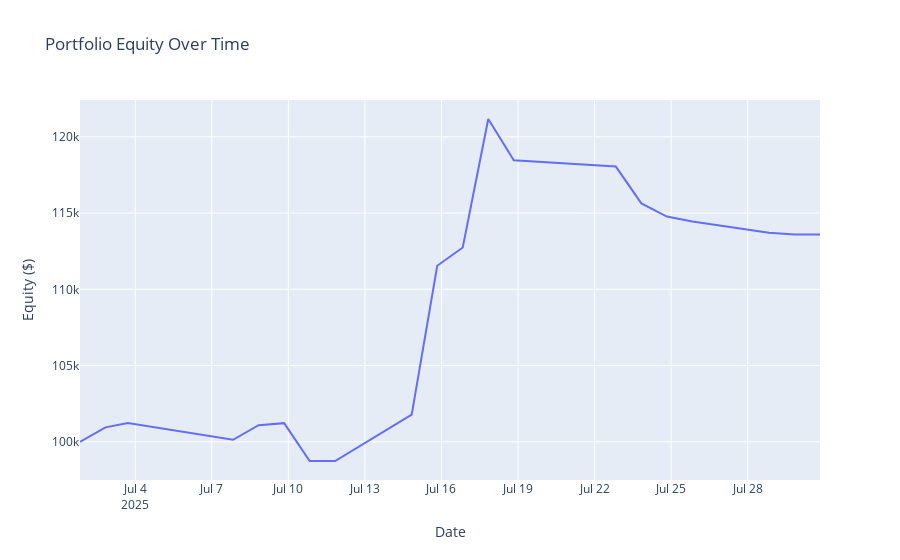

The notebook cell this image was saved under:
### Code cell
import plotly.express as px

fig = px.line(df, x='timestamp', y='equity', title='Portfolio Equity Over Time')
fig.update_layout(xaxis_title='Date', yaxis_title='Equity ($)')
fig.show()

### Figure 1 — Plotly figure (JSON) as saved in the notebook; plotly's stock layout.template omitted (floating-point values rounded to 4 significant figures)
{"data": [{"hovertemplate": "timestamp=%{x}<br>equity=%{y}<extra></extra>", "legendgroup": "", "line": {"color": "#636efa", "dash": "solid"}, "marker": {"symbol": "circle"}, "mode": "lines", "name": "", "orientation": "v", "showlegend": false, "type": "scatter", "x": ["2025-07-01T20:00:00-04:00", "2025-07-02T20:00:00-04:00", "2025-07-03T17:00:00-04:00", "2025-07-07T20:00:00-04:00", "2025-07-08T20:00:00-04:00", "2025-07-09T20:00:00-04:00", "2025-07-10T20:00:00-04:00", "2025-07-11T20:00:00-04:00", "2025-07-14T20:00:00-04:00", "2025-07-15T20:00:00-04:00", "2025-07-16T20:00:00-04:00", "2025-07-17T20:00:00-04:00", "2025-07-18T20:00:00-04:00", "2025-07-21T20:00:00-04:00", "2025-07-22T20:00:00-04:00", "2025-07-23T20:00:00-04:00", "2025-07-24T20:00:00-04:00", "2025-07-25T20:00:00-04:00", "2025-07-28T20:00:00-04:00", "2025-07-29T20:00:00-04:00", "2025-07-30T20:00:00-04:00"], "xaxis": "x", "y": [99990.0, 100900.0, 101200.0, 100100.0, 101100.0, 101200.0, 98740.0, 98740.0, 101800.0, 111500.0, 112700.0, 121200.0, 118500.0, 118100.0, 118000.0, 115600.0, 114800.0, 114400.0, 113700.0, 113600.0, 113600.0], "yaxis": "y"}], "layout": {"legend": {"tracegroupgap": 0}, "title": {"text": "Portfolio Equity Over Time"}, "xaxis": {"anchor": "y", "domain": [0, 1], "title": {"text": "Date"}}, "yaxis": {"anchor": "x", "domain": [0, 1], "title": {"text": "Equity ($)"}}}}
